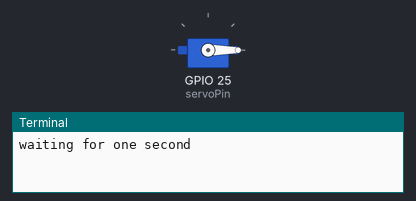
Recording of a program running on a simulated Raspberry Pi (BCM pin numbers). Parts: servo, the last lines printed to the terminal. Servo angles are drawn from the pulse width (0.5 ms = 0°, 2.5 ms = 180°). At 3.0 s the program stops and its outputs stay as they are.

Above: at 0.1 s.
At 1.1 s:
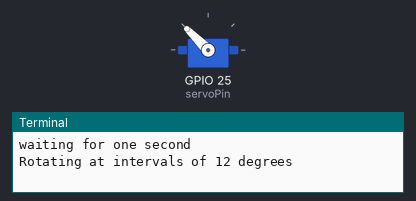
Timing chart, 0 to 2.6 s (numbered marks = the images above):
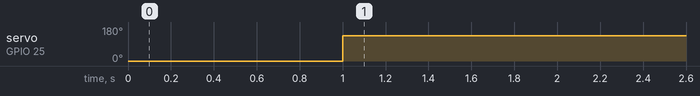

The program:

SERVO_TEST.py
```python
import RPi.GPIO as GPIO
import time

servoPin = 25

GPIO.setmode(GPIO.BCM)
GPIO.setup(servoPin, GPIO.OUT)

servo = GPIO.PWM(servoPin, 50)
servo.start(2.5)

print("waiting for one second")
time.sleep(1)
print("Rotating at intervals of 12 degrees")

servo.ChangeDutyCycle(10)
time.sleep(2)
servo.ChangeDutyCycle(0)

servo.stop()
GPIO.cleanup()
print("all clean")
```

Measured:
- by itself, servo on GPIO 25 (servoPin): 0° → 135° at 1.0 s
